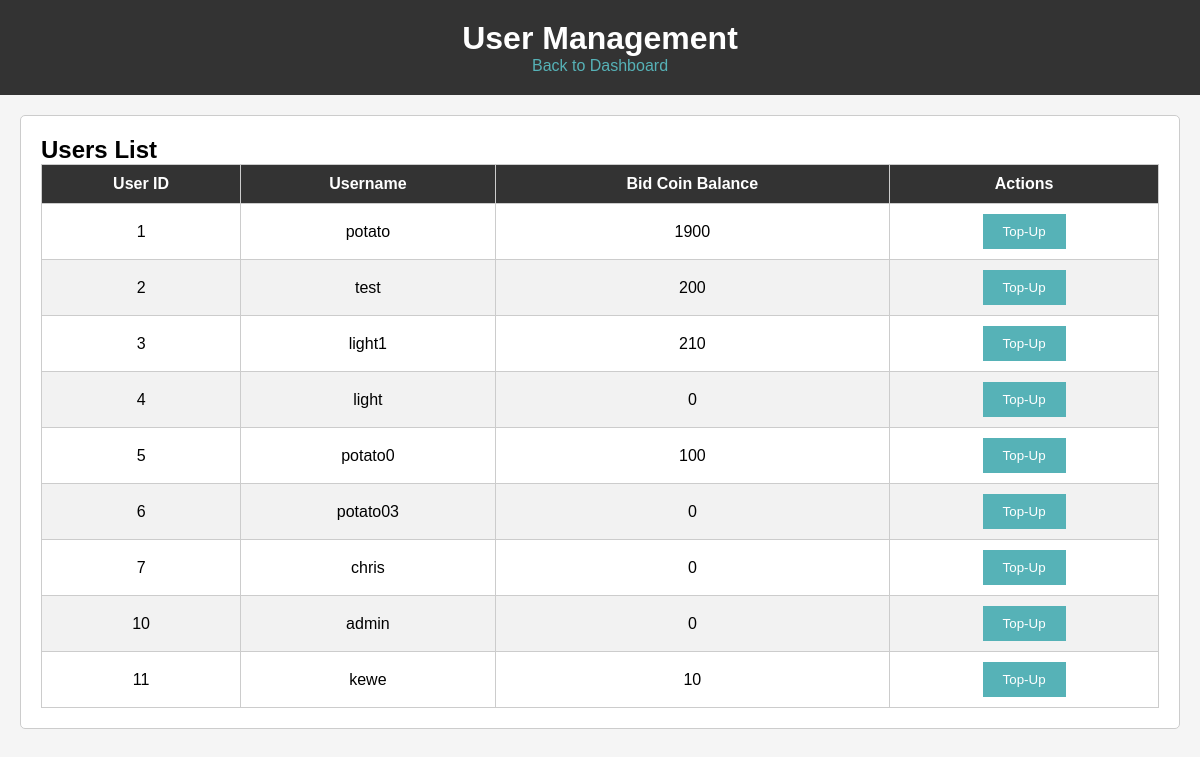
Page /admin/user_management.php on the committed database.
### tables this page shows
CREATE TABLE `users` (
  `id` int(11) NOT NULL,
  `username` varchar(255) NOT NULL,
  `password` varchar(255) NOT NULL,
  `email` varchar(255) NOT NULL,
  `phone_number` varchar(15) NOT NULL,
  `full_name` varchar(255) NOT NULL,
  `bid_coin_balance` int(11) NOT NULL DEFAULT 0,
  `main_amount` decimal(10,2) NOT NULL DEFAULT 0.00,
  `is_admin` tinyint(1) NOT NULL DEFAULT 0
);

### admin/user_management.php (the view, shortened to what this page needs)
<!DOCTYPE html>
<html lang="en">
<head>
  <link rel="stylesheet" href="css/user_m.css">
</head>
<body>
  <div class="header">
    <h1>User Management</h1>
    <a href="admin_dashboard.php" class="back-btn">Back to Dashboard</a>
  </div>
  <div class="content">
    <h2>Users List</h2>
    <table>
      <tr>
        <th>User ID</th>
        <th>Username</th>
        <th>Bid Coin Balance</th>
        <th>Actions</th>
      </tr>
      <?php
      include('db.php');
      $sql = "SELECT id, username, bid_coin_balance FROM users";
      $result = mysqli_query($conn, $sql);
      if (mysqli_num_rows($result) > 0) {
        while ($row = mysqli_fetch_assoc($result)) {
          $userId = $row['id'];
          $username = $row['username'];
          $bidCoinBalance = $row['bid_coin_balance'];
          echo "<tr>";
          echo "<td>$userId</td>";
          echo "<td>$username</td>";
          echo "<td>$bidCoinBalance</td>";
          echo "<td>";
          echo "<button class='top-up-btn' data-user-id='$userId' onclick='topUpUserBidCoinBalance($userId)'>Top-Up</button>";
          echo "</td>";
          echo "</tr>";
        }
      } else {
        echo "<tr><td colspan='4'>No users found</td></tr>";
      }
      ?>
    </table>
  </div>
</body>
</html>

### admin/css/user_m.css (style rules this page uses)
body { font-family: Arial, sans-serif; background-color: #f5f5f5; margin: 0; padding: 0; }
.header { background-color: #333; color: #fff; padding: 20px; text-align: center; }
.header h1 { margin: 0; }
.back-btn { color: #56b2b7; text-decoration: none; padding: 10px; }
.content { margin: 20px; padding: 20px; background-color: #fff; border: 1px solid #ccc; border-radius: 5px; }
h2 { margin: 0; }
table { width: 100%; border-collapse: collapse; }
table th, table td { border: 1px solid #ccc; padding: 10px; text-align: center; }
table th { background-color: #333; color: #fff; }
table tr:nth-child(odd) { background-color: #f2f2f2; }
.top-up-btn { background-color: #56b2b7; color: #fff; border: none; padding: 10px 20px; cursor: pointer; }

### rows in the picture
users: id "1", username "potato", bid_coin_balance "1900"
users: id "2", username "test", bid_coin_balance "200"
users: id "3", username "light1", bid_coin_balance "210"
users: id "4", username "light", bid_coin_balance "0"
users: id "5", username "potato0", bid_coin_balance "100"
users: id "6", username "potato03", bid_coin_balance "0"
users: id "7", username "chris", bid_coin_balance "0"
users: id "10", username "admin", bid_coin_balance "0"
users: id "11", username "kewe", bid_coin_balance "10"
